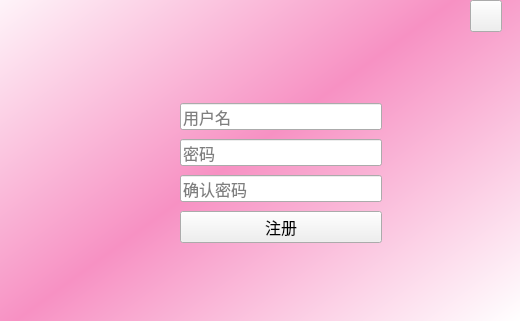
<?xml version="1.0" encoding="UTF-8"?>
<ui version="4.0">
 <class>Register</class>
 <widget class="QWidget" name="Register">
  <property name="geometry">
   <rect>
    <x>0</x>
    <y>0</y>
    <width>520</width>
    <height>321</height>
   </rect>
  </property>
  <property name="minimumSize">
   <size>
    <width>520</width>
    <height>321</height>
   </size>
  </property>
  <property name="maximumSize">
   <size>
    <width>520</width>
    <height>321</height>
   </size>
  </property>
  <property name="windowTitle">
   <string>Form</string>
  </property>
  <property name="styleSheet">
   <string notr="true">QWidget#Register{
	background-color: qlineargradient(spread:reflect, x1:0.433443, y1:0.522, x2:1, y2:1, stop:0 rgba(247, 145, 195, 255), stop:1 rgba(255, 255, 255, 255));
}</string>
  </property>
  <widget class="QPushButton" name="pushButton_close">
   <property name="geometry">
    <rect>
     <x>470</x>
     <y>0</y>
     <width>32</width>
     <height>32</height>
    </rect>
   </property>
   <property name="minimumSize">
    <size>
     <width>32</width>
     <height>32</height>
    </size>
   </property>
   <property name="maximumSize">
    <size>
     <width>32</width>
     <height>32</height>
    </size>
   </property>
   <property name="text">
    <string/>
   </property>
  </widget>
  <widget class="QWidget" name="">
   <property name="geometry">
    <rect>
     <x>180</x>
     <y>100</y>
     <width>202</width>
     <height>148</height>
    </rect>
   </property>
   <layout class="QVBoxLayout" name="verticalLayout">
    <item>
     <widget class="QLineEdit" name="name_lineEdit">
      <property name="font">
       <font>
        <pointsize>12</pointsize>
       </font>
      </property>
      <property name="placeholderText">
       <string>用户名</string>
      </property>
     </widget>
    </item>
    <item>
     <widget class="QLineEdit" name="passwd1_lineEdit">
      <property name="font">
       <font>
        <pointsize>12</pointsize>
       </font>
      </property>
      <property name="text">
       <string/>
      </property>
      <property name="echoMode">
       <enum>QLineEdit::PasswordEchoOnEdit</enum>
      </property>
      <property name="placeholderText">
       <string>密码</string>
      </property>
     </widget>
    </item>
    <item>
     <widget class="QLineEdit" name="passwd2_lineEdit">
      <property name="font">
       <font>
        <pointsize>12</pointsize>
       </font>
      </property>
      <property name="text">
       <string/>
      </property>
      <property name="echoMode">
       <enum>QLineEdit::PasswordEchoOnEdit</enum>
      </property>
      <property name="placeholderText">
       <string>确认密码</string>
      </property>
     </widget>
    </item>
    <item>
     <widget class="QPushButton" name="register_pushButton">
      <property name="font">
       <font>
        <family>Microsoft YaHei UI</family>
        <pointsize>12</pointsize>
        <bold>false</bold>
        <underline>false</underline>
        <strikeout>false</strikeout>
       </font>
      </property>
      <property name="text">
       <string>注册</string>
      </property>
     </widget>
    </item>
   </layout>
  </widget>
 </widget>
 <resources/>
 <connections/>
</ui>
